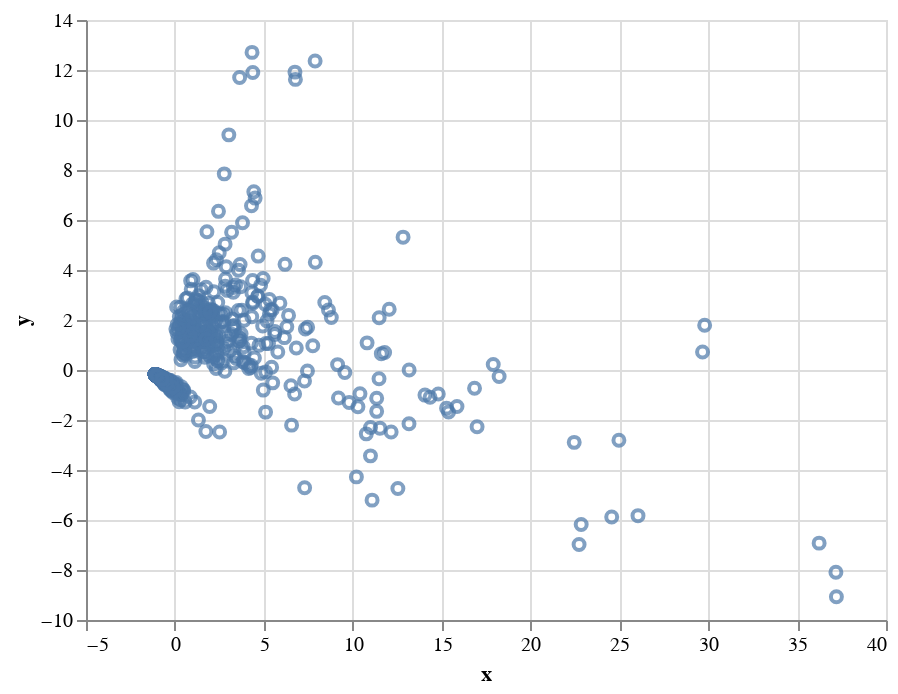

Source (notebook cell):
### Code cell
result_pca2 = PCA(n_components=2).fit_transform(scaled)
pca_df2 = pd.DataFrame(data=result_pca2, columns=['x','y'])

alt.Chart(pca_df2).mark_point().encode(
    x='x:Q',
    y='y:Q',
)

### Figure 1 — Vega-Lite specification as saved in the notebook (floating-point values rounded to 4 significant figures; data arrays with more than 128 entries replaced by an {"elided": "..."} marker saying what was removed)
{"config": {"view": {"continuousWidth": 400, "continuousHeight": 300}}, "data": {"name": "data-6e543524249d2bdda1176f1857c70277"}, "mark": "point", "encoding": {"x": {"type": "quantitative", "field": "x"}, "y": {"type": "quantitative", "field": "y"}}, "$schema": "https://vega.github.io/schema/vega-lite/v4.0.2.json", "datasets": {"data-6e543524249d2bdda1176f1857c70277": {"elided": "1994 records"}}}
